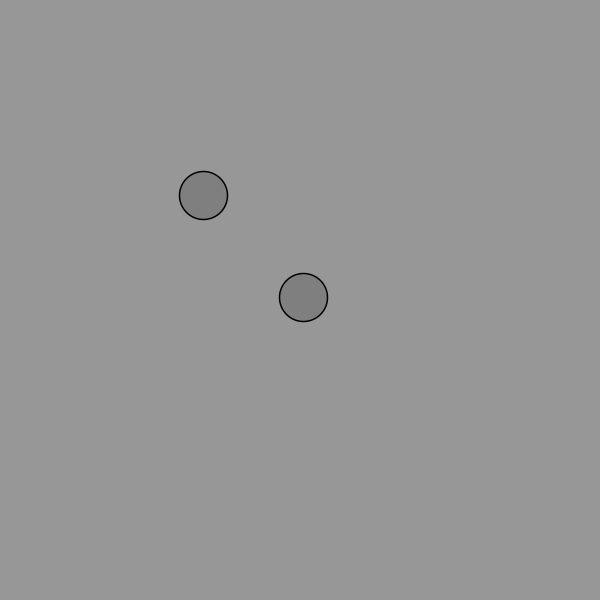
Frame 1 (no input)
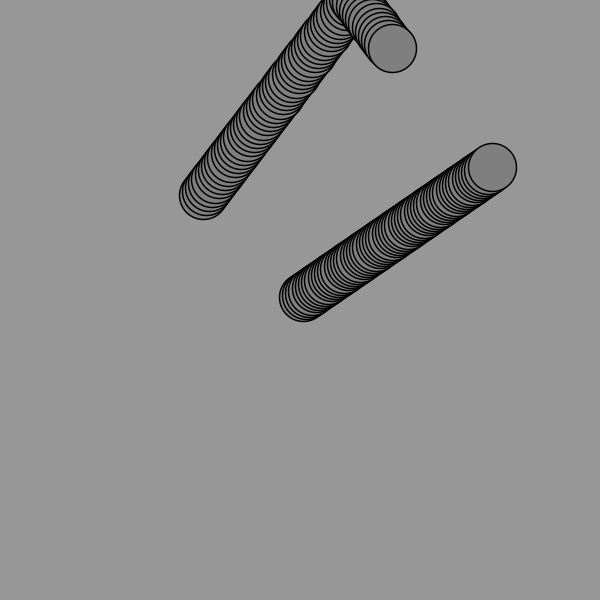
Frame 60 (the mouse pressed at the canvas centre just before this capture)
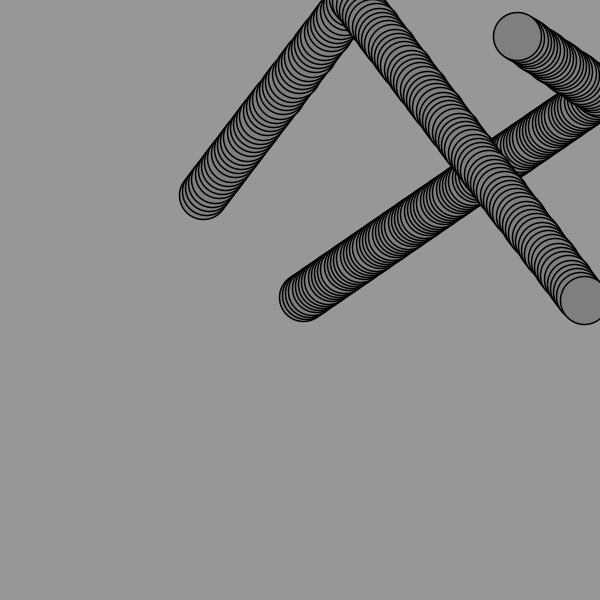
Frame 120 (the mouse held since frame 60 and released just before this capture)

The Processing sketch that drew these frames (run headless with seeded random() and noise(); from frame 60 on, the mouse is pressed at the canvas centre):

// Processing sketch: s02_bouncing_ball_wout_vectors_OO
// ── s02_bouncing_ball_wout_vectors_OO.pde
BouncingBall bb1;
BouncingBall bb2;

void setup(){
  size(600, 600);
  background(151);  
  
  bb1 = new BouncingBall(width/3, height/3, 3.2, -4.2);
  bb2 = new BouncingBall(width/2, height/2, 3.2, -2.2);
}


void draw(){
  //background(151); 
  
  bb1.move();
  bb2.move();
  bb1.display();
  bb2.display();
}

// ── BouncingBall.pde
class BouncingBall{
float x; 
float y;
float xspeed; 
float yspeed;

BouncingBall(float px, float py, float pxspeed, float pyspeed){
  x = px;
  y = py;
  xspeed = pxspeed;
  yspeed = pyspeed;
}

void move(){
  x = x + xspeed;
  y = y + yspeed;
  bounce();
}

void bounce(){
  if ((x>width) || (x<0)){
    xspeed = xspeed * -1;
  }
  
  if ((y>height) || (y<0)){
    yspeed = yspeed * -1;
  }
}

void display(){
  // Display a circle at x,y
  stroke(0);
  strokeWeight(1.5);
  fill(127);
  ellipse(x,y,48,48);
}

}
